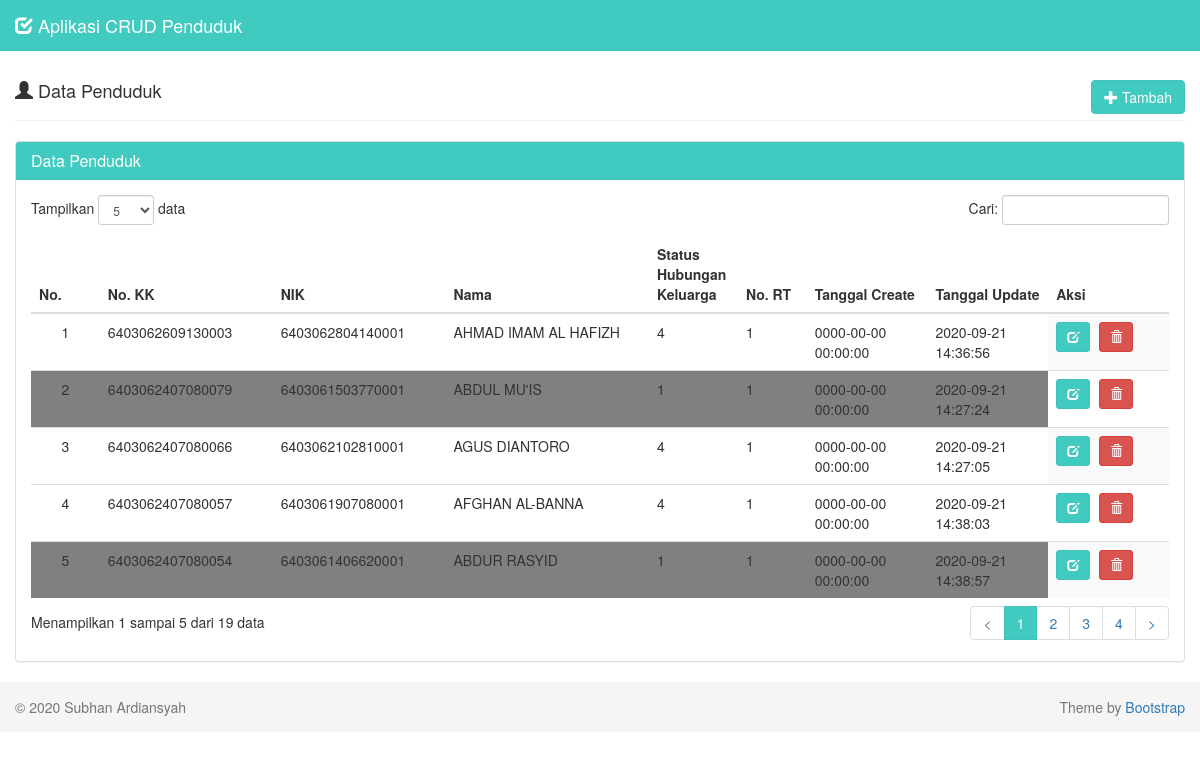
The page / on the database its author committed.
### tables this page shows
CREATE TABLE `data_penduduk` (
  `no_kk` varchar(100) NOT NULL,
  `nik` varchar(100) NOT NULL,
  `nama_lengkap` varchar(100) NOT NULL,
  `id_stat_hbkel` int(100) NOT NULL,
  `no_rt` int(100) NOT NULL,
  `tanggal_create` datetime DEFAULT NULL,
  `tanggal_update` datetime DEFAULT NULL
);

### penduduk.php (called while the page is built, shortened)
<?php
   class penduduk
   {
       function view()
       {
           $db = new database();
           $mysqli = $db->connect();
           $sql = "SELECT * FROM data_penduduk ORDER BY no_kk DESC";
           $result = $mysqli->query($sql);
           while ($data = $result->fetch_assoc()) {
               $hasil[] = $data;
           }
           return $hasil;
       }
   }
   ?>

### tampil-data.php (the view, shortened to what this page needs)
<div class="row">
  <div class="col-md-12">
    <div class="page-header">
      <h4>
        <i class="glyphicon glyphicon-user"></i> Data Penduduk
        <a class="btn btn-success pull-right" href="?page=tambah">
          <i class="glyphicon glyphicon-plus"></i> Tambah
        </a>
      </h4>
    </div>
    <div class="panel panel-default">
      <div class="panel-heading">
        <h3 class="panel-title">Data Penduduk</h3>
      </div>
      <div class="panel-body">
        <table class="table table-striped table-hover" id="dataTables-example">
          <thead>
            <tr>
              <th>No.</th>
              <th>No. KK</th>
              <th>NIK</th>
              <th>Nama</th>
              <th>Status Hubungan Keluarga</th>
              <th>No. RT</th>
              <th>Tanggal Create</th>
              <th>Tanggal Update</th>
              <th>Aksi</th>
            </tr>
          </thead>
          <tbody>
            <?php
            require_once 'penduduk.php';
            $penduduk = new penduduk();
            $result = $penduduk->view();
            $no = 1;
            if (!empty($result)) {
              foreach ($result as $data) {
                $status = $data['id_stat_hbkel'];
                if ($status == 1) {
                  $color = "style='background-color: grey;'";
                } else {
                  $color = "style='background-color: white;'";
                }
                echo " <tr>
                  <td width='50' $color class='center'>$no</td>
                  <td width='150' $color>$data[no_kk]</td>
                  <td width='150' $color>$data[nik]</td>
                  <td width='180' $color>$data[nama_lengkap]</td>
                  <td width='50' $color>$data[id_stat_hbkel]</td>
                  <td width='50' $color>$data[no_rt]</td>
                  <td width='100' $color>$data[tanggal_create]</td>
                  <td width='100' $color>$data[tanggal_update]</td>
                  <td width='100'>
                    <div class=''>
                      <a data-toggle='tooltip' data-placement='top' title='Ubah' style='margin-right:5px' class='btn btn-success btn-sm' href='?page=ubah&id=$data[no_kk]'>
                        <i class='glyphicon glyphicon-edit'></i>
                      </a>";
            ?>
                <a data-toggle="tooltip" data-placement="top" title="Hapus" class="btn btn-danger btn-sm" href="proses-hapus.php?id=<?php echo $data['no_kk']; ?>" onclick="return confirm('Anda yakin ingin menghapus penduduk <?php echo $data['nama_lengkap']; ?>?');">
                  <i class="glyphicon glyphicon-trash"></i>
                </a>
            <?php
                echo "
                      </div>
                    </td>
                  </tr>";
                $no++;
              }
            }
            ?>
          </tbody>
        </table>
      </div>
    </div>
  </div>
</div>

### index.php (shortened to what this page needs)
<!DOCTYPE html>
<html lang="en">
<head>
  <link href="assets/css/bootstrap.min.css" rel="stylesheet">
  <link href="assets/js/dataTables/css/dataTables.bootstrap.css" rel="stylesheet">
  <link href="assets/css/style.css" rel="stylesheet">
</head>
<body>
  <nav class="navbar navbar-default navbar-fixed-top">
    <div class="container-fluid">
      <div class="navbar-header">
        <a class="navbar-brand" href="index.php">
          <i class="glyphicon glyphicon-check"></i>
          Aplikasi CRUD Penduduk
        </a>
      </div>
    </div>
  </nav>
  <div class="container-fluid">
    <?php
    if (empty($_GET["page"])) {
      include "tampil-data.php";
    } elseif ($_GET['page'] == 'tambah') {
      include "form-tambah.php";
    } elseif ($_GET['page'] == 'ubah') {
      include "form-ubah.php";
    }
    ?>
  </div>
  <footer class="footer">
    <div class="container-fluid">
      <p class="text-muted pull-left">&copy; 2020 Subhan Ardiansyah</p>
      <p class="text-muted pull-right ">Theme by <a href="http://www.getbootstrap.com" target="_blank">Bootstrap</a></p>
    </div>
  </footer>
</body>
</html>

### assets/css/style.css (style rules this page uses)
body { padding-top: 40px; }
.navbar-default { background-color: #41cac0; border-color: #40c1be; }
.navbar-default .navbar-brand { color: #f1f2f7; }
.container-fluid .text-muted { margin: 15px 0; }
.panel-default > .panel-heading { background-color: #41cac0; border-color: #40c1be; color: #fff; }
.btn-success { background-color: #41cac0; border-color: #40c1be; color: #fff; }
.footer { width: 100%; height: 50px; background-color: #f5f5f5; }
.center { text-align: center; }

### rows shown on the page
data_penduduk: no_kk "6403062609130003", nik "6403062804140001", nama_lengkap "AHMAD IMAM AL HAFIZH", id_stat_hbkel "4", no_rt "1", tanggal_create "0000-00-00 00:00:00", tanggal_update "2020-09-21 14:36:56"
data_penduduk: no_kk "6403062407080079", nik "6403061503770001", nama_lengkap "ABDUL MU'IS", id_stat_hbkel "1", no_rt "1", tanggal_create "0000-00-00 00:00:00", tanggal_update "2020-09-21 14:27:24"
data_penduduk: no_kk "6403062407080066", nik "6403062102810001", nama_lengkap "AGUS DIANTORO", id_stat_hbkel "4", no_rt "1", tanggal_create "0000-00-00 00:00:00", tanggal_update "2020-09-21 14:27:05"
data_penduduk: no_kk "6403062407080057", nik "6403061907080001", nama_lengkap "AFGHAN AL-BANNA", id_stat_hbkel "4", no_rt "1", tanggal_create "0000-00-00 00:00:00", tanggal_update "2020-09-21 14:38:03"
data_penduduk: no_kk "6403062407080054", nik "6403061406620001", nama_lengkap "ABDUR RASYID", id_stat_hbkel "1", no_rt "1", tanggal_create "0000-00-00 00:00:00", tanggal_update "2020-09-21 14:38:57"
